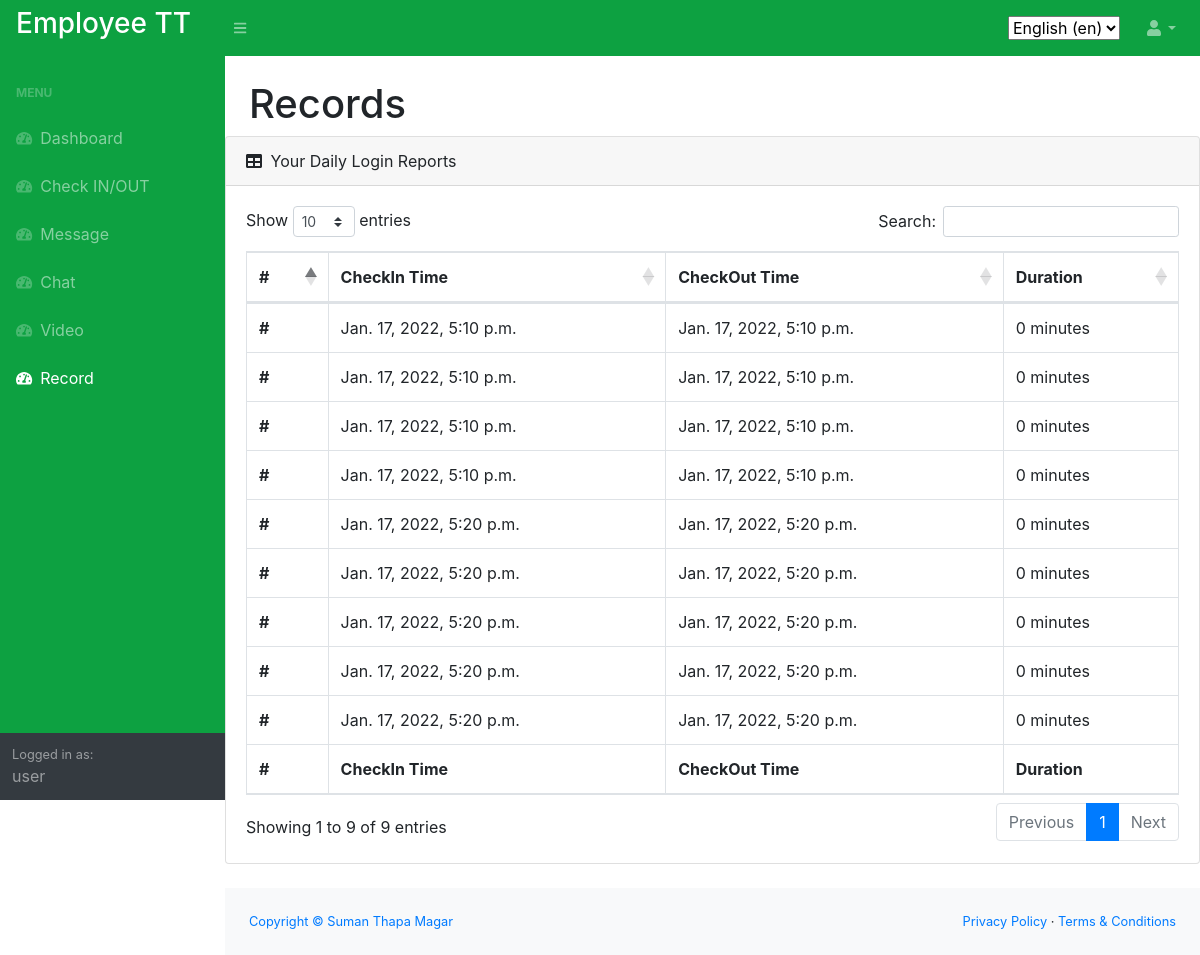
Before: /en/timecard/record/ (signed in) with the older database file.
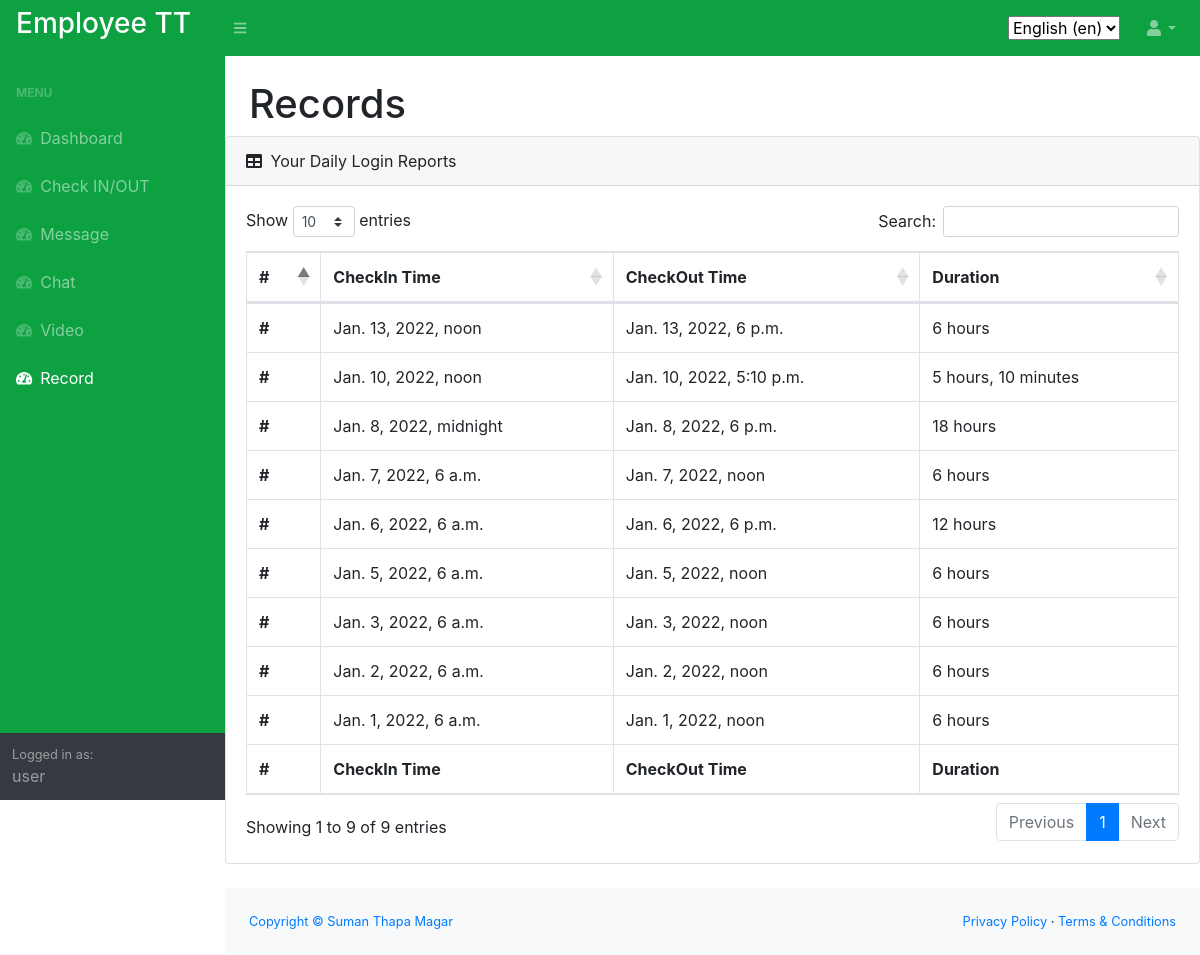
After: the same page with the newer database file.
### timecard/models.py (models this page shows, shortened)
class DailyLog(models.Model):
    checkin_time = models.DateTimeField(default=datetime.now, null=True, blank=True)
    checkin_message = models.CharField(max_length=500, null=True, blank=True)
    checkout_time = models.DateTimeField(default=datetime.now, blank=True)
    checkout_message = models.CharField(max_length=500, null=True, blank=True)
    status = models.IntegerField(blank=True, null=False)
    user = models.ForeignKey(User, on_delete=models.CASCADE)
    class Meta:
        verbose_name = _('Daily Log')
        verbose_name_plural = _('Daily Logs')

### timecard/views.py (the view)
# urls.py: path('record/', views.record, name='record'),
def record(request):
    pk_id = request.user.id
    records = DailyLog.objects.all().filter(user_id=pk_id)
    context = {'records': records}
    return render(request, 'timecard/record.html', context)

### timecard/templates/timecard/record.html
{% extends 'home/main.html' %}
{% load i18n %}
{% block content %}
<main>
    <div class="container-fluid">
        <h1 class="mt-4">{% trans "Records" %}</h1>
    </div>
    <div class="card mb-4">
        <div class="card-header">
            <i class="fas fa-table mr-1"></i>
            {% trans "Your Daily Login Reports" %}
        </div>
        <div class="card-body">
            <div class="table-responsive">
                <table class="table table-bordered" id="dataTable" width="100%" cellspacing="0">
                    <thead>
                    <tr>
                        <th>#</th>
                        <th>{% trans "CheckIn Time" %}</th>
                        <th>{% trans "CheckOut Time" %}</th>
                        <th>{% trans "Duration" %}</th>
                    </tr>
                    </thead>
                    <tfoot>
                    <tr>
                        <th>#</th>
                        <th>{% trans "CheckIn Time" %}</th>
                        <th>{% trans "CheckOut Time" %}</th>
                        <th>{% trans "Duration" %}</th>
                    </tr>
                    </tfoot>
                    <tbody>
                    {% for r in records %}
                    <tr>
                        <th scope="row">#</th>
                        <td>{{ r.checkin_time }}</td>
                        <td>{{ r.checkout_time }}</td>
                        <td>{{ r.checkout_time|timeuntil:r.checkin_time }}</td>
                    </tr>
                    {% endfor %}
                    </tbody>
                </table>
            </div>
        </div>
    </div>
</main>
{% endblock %}

### home/templates/home/main.html (shortened to what this page needs)
{% load i18n %}
{% load static %}
<!DOCTYPE html>
<html lang="en">
    <head>
        <link href="{% static 'home/css/styles.css' %}" rel="stylesheet" />
        <link href="https://cdn.datatables.net/1.10.20/css/dataTables.bootstrap4.min.css" rel="stylesheet" />
    </head>
    <body class="sb-nav-fixed">
        <nav class="sb-topnav navbar navbar-expand navbar-dark bg-dark">
            <a class="navbar-brand" href="{% url 'home' %}">
                <h3>Employee TT</h3>
            </a>
            {% get_current_language as LANGUAGE_CODE %}
            <button class="btn btn-link btn-sm order-1 order-lg-0" id="sidebarToggle" href="#"><i class="fas fa-bars"></i></button>
            <form method="post" action="{% url 'set_language' %}" class="d-none d-md-inline-block form-inline ml-auto mr-0 mr-md-3 my-2 my-md-0">
                <select name="language" id="" onchange="this.form.submit()">
                    {% get_available_languages as LANGUAGES %}
                    {% get_language_info_list for LANGUAGES as languages %}
                    {% for language in languages %}
                    <option value="{{ language.code }}" {% if language.code == LANGUAGE_CODE %} selected {% endif %}>
                        {{ language.name_local }} ({{ language.code }})
                    </option>
                    {% endfor %}
                </select>
            </form>
            <ul class="navbar-nav ml-auto ml-md-0">
                <li class="nav-item dropdown">
                    <a class="nav-link dropdown-toggle" id="userDropdown" href="#" role="button" data-toggle="dropdown" aria-haspopup="true" aria-expanded="false"><i class="fas fa-user fa-fw"></i></a>
                </li>
            </ul>
        </nav>
        <div id="layoutSidenav">
            <div id="layoutSidenav_nav">
                <nav class="sb-sidenav accordion sb-sidenav-dark" id="sidenavAccordion">
                    <div class="sb-sidenav-menu">
                        <div class="nav">
                            <div class="sb-sidenav-menu-heading">{% trans "Menu" %}</div>
                            <a class="nav-link" href="{% url 'home' %}">
                                <div class="sb-nav-link-icon"><i class="fas fa-tachometer-alt"></i></div>
                                {% trans "Dashboard" %}
                            </a>
                            <a class="nav-link" href="{% url 'checkin' %}">
                                <div class="sb-nav-link-icon"><i class="fas fa-tachometer-alt"></i></div>
                                {% trans "Check IN/OUT" %}
                            </a>
                            <a class="nav-link" href="{% url 'message' %}">
                                <div class="sb-nav-link-icon"><i class="fas fa-tachometer-alt"></i></div>
                                {% trans "Message" %}
                            </a>
                            <a class="nav-link" href="{% url 'chatapp' %}">
                                <div class="sb-nav-link-icon"><i class="fas fa-tachometer-alt"></i></div>
                                {% trans "Chat" %}
                            </a>
                            <a class="nav-link" href="{% url 'video' %}">
                                <div class="sb-nav-link-icon"><i class="fas fa-tachometer-alt"></i></div>
                                {% trans "Video" %}
                            </a>
                            <a class="nav-link" href="{% url 'record' %}">
                                <div class="sb-nav-link-icon"><i class="fas fa-tachometer-alt"></i></div>
                                {% trans "Record" %}
                            </a>
                        </div>
                    </div>
                    <div class="sb-sidenav-footer">
                        <div class="small">{% trans "Logged in as:" %}</div>
                        {{user}}
                    </div>
                </nav>
            </div>
            <div id="layoutSidenav_content">
                {% block content %} {% endblock content %}
                <footer class="py-4 bg-light mt-auto">
                    <div class="container-fluid">
                        <div class="d-flex align-items-center justify-content-between small">
                            <div class="text-muted"><a href="https://www.profilesuman.com"  target="_blank">Copyright &copy; Suman Thapa Magar </a></div>
                            <div>
                                <a href="#">Privacy Policy</a>
                                &middot;
                                <a href="#">Terms &amp; Conditions</a>
                            </div>
                        </div>
                    </div>
                </footer>
            </div>
        </div>
    </body>
</html>

Changed rows visible on the page:
removed DailyLog: checkin_time "Jan. 17, 2022, 5:10 p.m.", checkout_time "Jan. 17, 2022, 5:10 p.m.", checkout_time "0 minutes"
removed DailyLog: checkin_time "Jan. 17, 2022, 5:20 p.m.", checkout_time "Jan. 17, 2022, 5:20 p.m.", checkout_time "0 minutes"
removed DailyLog: checkin_time "Jan. 17, 2022, 5:20 p.m.", checkout_time "Jan. 17, 2022, 5:20 p.m.", checkout_time "0 minutes"
removed DailyLog: checkin_time "Jan. 17, 2022, 5:20 p.m.", checkout_time "Jan. 17, 2022, 5:20 p.m.", checkout_time "0 minutes"
removed DailyLog: checkin_time "Jan. 17, 2022, 5:20 p.m.", checkout_time "Jan. 17, 2022, 5:20 p.m.", checkout_time "0 minutes"
removed DailyLog: checkin_time "Jan. 17, 2022, 5:20 p.m.", checkout_time "Jan. 17, 2022, 5:20 p.m.", checkout_time "0 minutes"
added DailyLog: checkin_time "Jan. 13, 2022, noon", checkout_time "Jan. 13, 2022, 6 p.m.", checkout_time "6 hours"
changed DailyLog: checkin_time "Jan. 17, 2022, 5:10 p.m." → "Jan. 10, 2022, noon"; checkout_time "Jan. 17, 2022, 5:10 p.m." → "Jan. 10, 2022, 5:10 p.m."; checkout_time "0 minutes" → "5 hours, 10 minutes"
changed DailyLog: checkin_time "Jan. 17, 2022, 5:10 p.m." → "Jan. 8, 2022, midnight"; checkout_time "Jan. 17, 2022, 5:10 p.m." → "Jan. 8, 2022, 6 p.m."; checkout_time "0 minutes" → "18 hours"
changed DailyLog: checkin_time "Jan. 17, 2022, 5:10 p.m." → "Jan. 7, 2022, 6 a.m."; checkout_time "Jan. 17, 2022, 5:10 p.m." → "Jan. 7, 2022, noon"; checkout_time "0 minutes" → "6 hours"
added DailyLog: checkin_time "Jan. 6, 2022, 6 a.m.", checkout_time "Jan. 6, 2022, 6 p.m.", checkout_time "12 hours"
added DailyLog: checkin_time "Jan. 5, 2022, 6 a.m.", checkout_time "Jan. 5, 2022, noon", checkout_time "6 hours"
added DailyLog: checkin_time "Jan. 3, 2022, 6 a.m.", checkout_time "Jan. 3, 2022, noon", checkout_time "6 hours"
added DailyLog: checkin_time "Jan. 2, 2022, 6 a.m.", checkout_time "Jan. 2, 2022, noon", checkout_time "6 hours"
added DailyLog: checkin_time "Jan. 1, 2022, 6 a.m.", checkout_time "Jan. 1, 2022, noon", checkout_time "6 hours"
